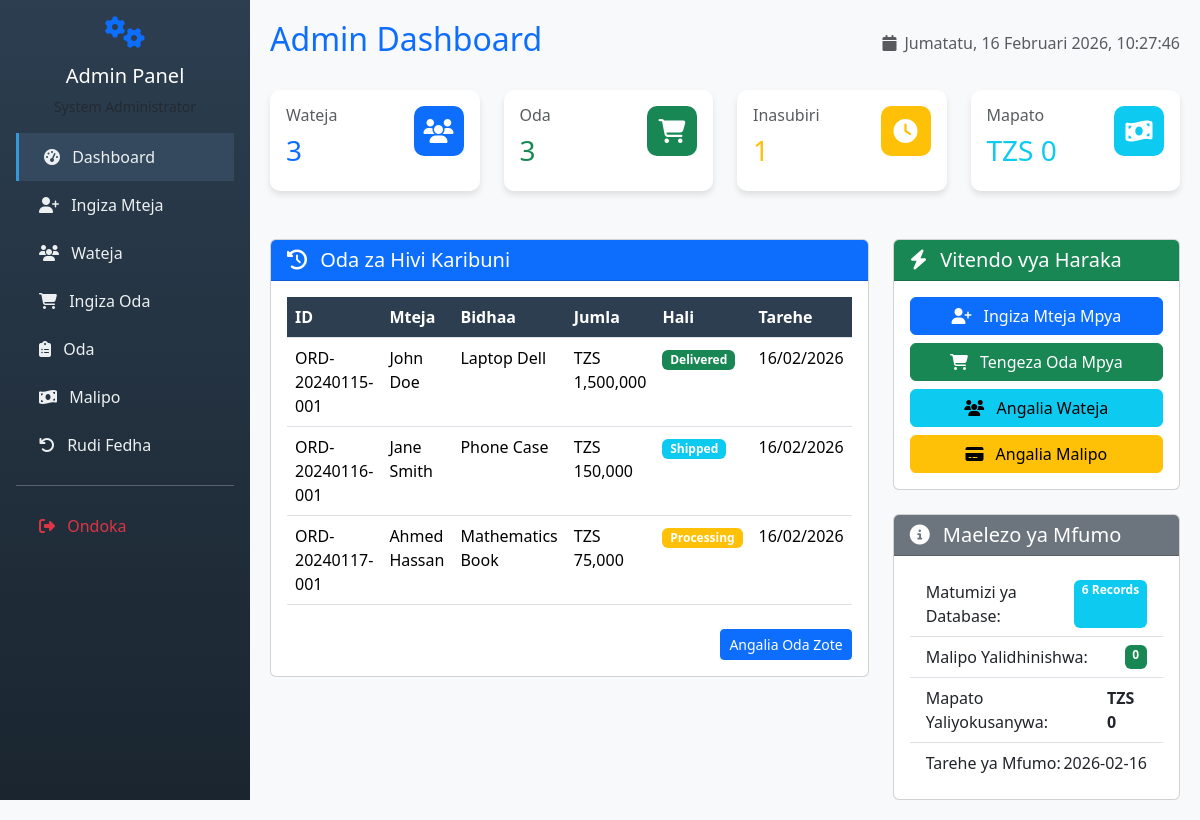
The app's page /admin_dashboard.php (signed in) with its own data.
### tables this page shows
CREATE TABLE orders (
    id INT AUTO_INCREMENT PRIMARY KEY,
    order_id VARCHAR(50) UNIQUE NOT NULL,
    customer_id INT NOT NULL,
    customer_name VARCHAR(100) NOT NULL,
    phone VARCHAR(20) NOT NULL,
    product_name VARCHAR(100) NOT NULL,
    quantity INT DEFAULT 1,
    unit_price DECIMAL(10,2) NOT NULL,
    total_price DECIMAL(10,2) NOT NULL,
    status ENUM('Processing','Shipped','Delivered','Cancelled') DEFAULT 'Processing',
    description TEXT,
    date_created TIMESTAMP DEFAULT CURRENT_TIMESTAMP,
    FOREIGN KEY (customer_id) REFERENCES customers(id) ON DELETE CASCADE
);

CREATE TABLE customers (
    id INT AUTO_INCREMENT PRIMARY KEY,
    name VARCHAR(100) NOT NULL,
    phone VARCHAR(20) UNIQUE NOT NULL,
    email VARCHAR(100),
    address TEXT,
    password VARCHAR(255),
    role ENUM('customer','admin') DEFAULT 'customer',
    date_created TIMESTAMP DEFAULT CURRENT_TIMESTAMP
);

### admin_dashboard.php (the view, shortened to what this page needs)
<?php
require_once __DIR__ . '/db.php';
$customers = $conn->query("SELECT COUNT(*) FROM customers")->fetchColumn();
$orders = $conn->query("SELECT COUNT(*) FROM orders")->fetchColumn();
$payments = $conn->query("SELECT COUNT(*) FROM payments WHERE status = 'Approved'")->fetchColumn();
$revenue = $conn->query("SELECT SUM(amount) FROM payments WHERE status = 'Approved'")->fetchColumn() ?: 0;
$pending_orders = $conn->query("SELECT COUNT(*) FROM orders WHERE status = 'Processing'")->fetchColumn();
$recent_orders = $conn->query("
    SELECT o.*, c.name as customer_name
    FROM orders o
    JOIN customers c ON o.customer_id = c.id
    ORDER BY o.date_created DESC
    LIMIT 5
")->fetchAll();
?>
<!DOCTYPE html>
<html lang="sw">
<head>
    <link href="https://cdn.jsdelivr.net/npm/bootstrap@5.3.3/dist/css/bootstrap.min.css" rel="stylesheet">
    <link href="https://cdnjs.cloudflare.com/ajax/libs/font-awesome/6.4.0/css/all.min.css" rel="stylesheet">
</head>
<body>
    <div class="sidebar">
        <div class="p-3">
            <div class="text-center mb-3">
                <i class="fas fa-cogs fa-2x text-primary mb-2"></i>
                <h5 class="mt-2">Admin Panel</h5>
                <p class="small text-muted"><?php echo $_SESSION['admin_name']; ?></p>
            </div>
            <nav class="mt-3">
                <a href="admin_dashboard.php" class="active">
                    <i class="fas fa-tachometer-alt me-2"></i> Dashboard
                </a>
                <a href="add_customer.php">
                    <i class="fas fa-user-plus me-2"></i> Ingiza Mteja
                </a>
                <a href="customers.php">
                    <i class="fas fa-users me-2"></i> Wateja
                </a>
                <a href="add_order.php">
                    <i class="fas fa-shopping-cart me-2"></i> Ingiza Oda
                </a>
                <a href="orders.php">
                    <i class="fas fa-clipboard-list me-2"></i> Oda
                </a>
                <a href="payments.php">
                    <i class="fas fa-money-bill-wave me-2"></i> Malipo
                </a>
                <a href="refunds.php">
                    <i class="fas fa-undo me-2"></i> Rudi Fedha
                </a>
                <hr class="bg-light">
                <a href="../admin_logout.php" class="text-danger">
                    <i class="fas fa-sign-out-alt me-2"></i> Ondoka
                </a>
            </nav>
        </div>
    </div>
    <div class="main-content">
        <div class="d-flex justify-content-between align-items-center mb-4">
            <h2 class="text-primary">Admin Dashboard</h2>
            <div class="text-muted">
            </div>
        </div>
        <div class="row mb-4">
            <div class="col-xl-3 col-md-6 mb-4">
                <div class="card stat-card border-primary">
                    <div class="card-body">
                        <div class="d-flex justify-content-between">
                            <div>
                                <h6 class="text-muted">Wateja</h6>
                                <h3 class="text-primary"><?php echo number_format($customers); ?></h3>
                            </div>
                            <div class="stat-icon bg-primary text-white">
                                <i class="fas fa-users"></i>
                            </div>
                        </div>
                    </div>
                </div>
            </div>
            <div class="col-xl-3 col-md-6 mb-4">
                <div class="card stat-card border-success">
                    <div class="card-body">
                        <div class="d-flex justify-content-between">
                            <div>
                                <h6 class="text-muted">Oda</h6>
                                <h3 class="text-success"><?php echo number_format($orders); ?></h3>
                            </div>
                            <div class="stat-icon bg-success text-white">
                                <i class="fas fa-shopping-cart"></i>
                            </div>
                        </div>
                    </div>
                </div>
            </div>
            <div class="col-xl-3 col-md-6 mb-4">
                <div class="card stat-card border-warning">
                    <div class="card-body">
                        <div class="d-flex justify-content-between">
                            <div>
                                <h6 class="text-muted">Inasubiri</h6>
                                <h3 class="text-warning"><?php echo number_format($pending_orders); ?></h3>
                            </div>
                            <div class="stat-icon bg-warning text-white">
                                <i class="fas fa-clock"></i>
                            </div>
                        </div>
                    </div>
                </div>
            </div>
            <div class="col-xl-3 col-md-6 mb-4">
                <div class="card stat-card border-info">
                    <div class="card-body">
                        <div class="d-flex justify-content-between">
                            <div>
                                <h6 class="text-muted">Mapato</h6>
                                <h3 class="text-info">TZS <?php echo number_format($revenue, 0); ?></h3>
                            </div>
                            <div class="stat-icon bg-info text-white">
                                <i class="fas fa-money-bill-wave"></i>
                            </div>
                        </div>
                    </div>
                </div>
            </div>
        </div>
        <div class="row">
            <div class="col-lg-8">
                <div class="card mb-4">
                    <div class="card-header bg-primary text-white">
                        <h5 class="mb-0"><i class="fas fa-history me-2"></i> Oda za Hivi Karibuni</h5>
                    </div>
                    <div class="card-body">
                        <?php if (count($recent_orders) > 0): ?>
                        <div class="table-responsive">
                            <table class="table table-hover">
                                <thead>
                                    <tr>
                                        <th>ID</th>
                                        <th>Mteja</th>
                                        <th>Bidhaa</th>
                                        <th>Jumla</th>
                                        <th>Hali</th>
                                        <th>Tarehe</th>
                                    </tr>
                                </thead>
                                <tbody>
                                    <?php foreach ($recent_orders as $order): ?>
                                    <tr>
                                        <td><?php echo $order['order_id']; ?></td>
                                        <td><?php echo htmlspecialchars($order['customer_name']); ?></td>
                                        <td><?php echo htmlspecialchars($order['product_name']); ?></td>
                                        <td>TZS <?php echo number_format($order['total_price'], 0); ?></td>
                                        <td>
                                            <span class="badge bg-<?php
                                                echo $order['status'] == 'Delivered' ? 'success' :
                                                       ($order['status'] == 'Shipped' ? 'info' : 'warning'); ?>">
                                                <?php echo $order['status']; ?>
                                            </span>
                                        </td>
                                        <td><?php echo date('d/m/Y', strtotime($order['date_created'])); ?></td>
                                    </tr>
                                    <?php endforeach; ?>
                                </tbody>
                            </table>
                        </div>
                        <div class="text-end mt-2">
                            <a href="orders.php" class="btn btn-sm btn-primary">Angalia Oda Zote</a>
                        </div>
                        <?php endif; ?>
                    </div>
                </div>
            </div>
            <div class="col-lg-4">
                <div class="card mb-4">
                    <div class="card-header bg-success text-white">
                        <h5 class="mb-0"><i class="fas fa-bolt me-2"></i> Vitendo vya Haraka</h5>
                    </div>
                    <div class="card-body">
                        <div class="d-grid gap-2">
                            <a href="add_customer.php" class="btn btn-primary">
                                <i class="fas fa-user-plus me-2"></i> Ingiza Mteja Mpya
                            </a>
                            <a href="add_order.php" class="btn btn-success">
                                <i class="fas fa-shopping-cart me-2"></i> Tengeza Oda Mpya
                            </a>
                            <a href="customers.php" class="btn btn-info">
                                <i class="fas fa-users me-2"></i> Angalia Wateja
                            </a>
                            <a href="payments.php" class="btn btn-warning">
                                <i class="fas fa-credit-card me-2"></i> Angalia Malipo
                            </a>
                        </div>
                    </div>
                </div>
                <div class="card">
                    <div class="card-header bg-secondary text-white">
                        <h5 class="mb-0"><i class="fas fa-info-circle me-2"></i> Maelezo ya Mfumo</h5>
                    </div>
                    <div class="card-body">
                        <ul class="list-group list-group-flush">
                            <li class="list-group-item d-flex justify-content-between">
                                <span>Matumizi ya Database:</span>
                                <span class="badge bg-info"><?php echo $customers + $orders; ?> Records</span>
                            </li>
                            <li class="list-group-item d-flex justify-content-between">
                                <span>Malipo Yalidhinishwa:</span>
                                <span class="badge bg-success"><?php echo $payments; ?></span>
                            </li>
                            <li class="list-group-item d-flex justify-content-between">
                                <span>Mapato Yaliyokusanywa:</span>
                                <span class="fw-bold">TZS <?php echo number_format($revenue, 0); ?></span>
                            </li>
                            <li class="list-group-item d-flex justify-content-between">
                                <span>Tarehe ya Mfumo:</span>
                                <span><?php echo date('Y-m-d'); ?></span>
                            </li>
                        </ul>
                    </div>
                </div>
            </div>
        </div>
    </div>
</body>
</html>

### admin_dashboard.php (style rules this page uses)
body { background: #f8f9fa; font-family: 'Segoe UI', sans-serif; }
.sidebar { width: 250px; background: linear-gradient(180deg, #2c3e50 0%, #1a252f 100%); position: fixed; height: 100vh; color: white; }
.sidebar a { color: #ecf0f1; padding: 12px 20px; text-decoration: none; display: block; border-left: 3px solid transparent; transition: all 0.3s; }
.sidebar a:hover, .sidebar a.active { background: #34495e; border-left: 3px solid #3498db; padding-left: 25px; }
.main-content { margin-left: 250px; padding: 20px; }
.stat-card { border-radius: 10px; border: none; box-shadow: 0 4px 6px rgba(0,0,0,0.1); transition: transform 0.3s; }
.stat-icon { width: 50px; height: 50px; border-radius: 10px; display: flex; align-items: center; justify-content: center; font-size: 24px; }
.table th { background-color: #2c3e50; color: white; }

### records on screen
orders: order "ORD-20240115-001", customer.name "John Doe", product_name "Laptop Dell", total_price "1,500,000", status "Delivered", date_created "16/02/2026"
orders: order "ORD-20240116-001", customer.name "Jane Smith", product_name "Phone Case", total_price "150,000", status "Shipped", date_created "16/02/2026"
orders: order "ORD-20240117-001", customer.name "Ahmed Hassan", product_name "Mathematics Book", total_price "75,000", status "Processing", date_created "16/02/2026"

### other values on screen
$customers "3"
$orders "3"
$pending_orders "1"
$revenue "0"
$customers + $orders "6"
$payments "0"
